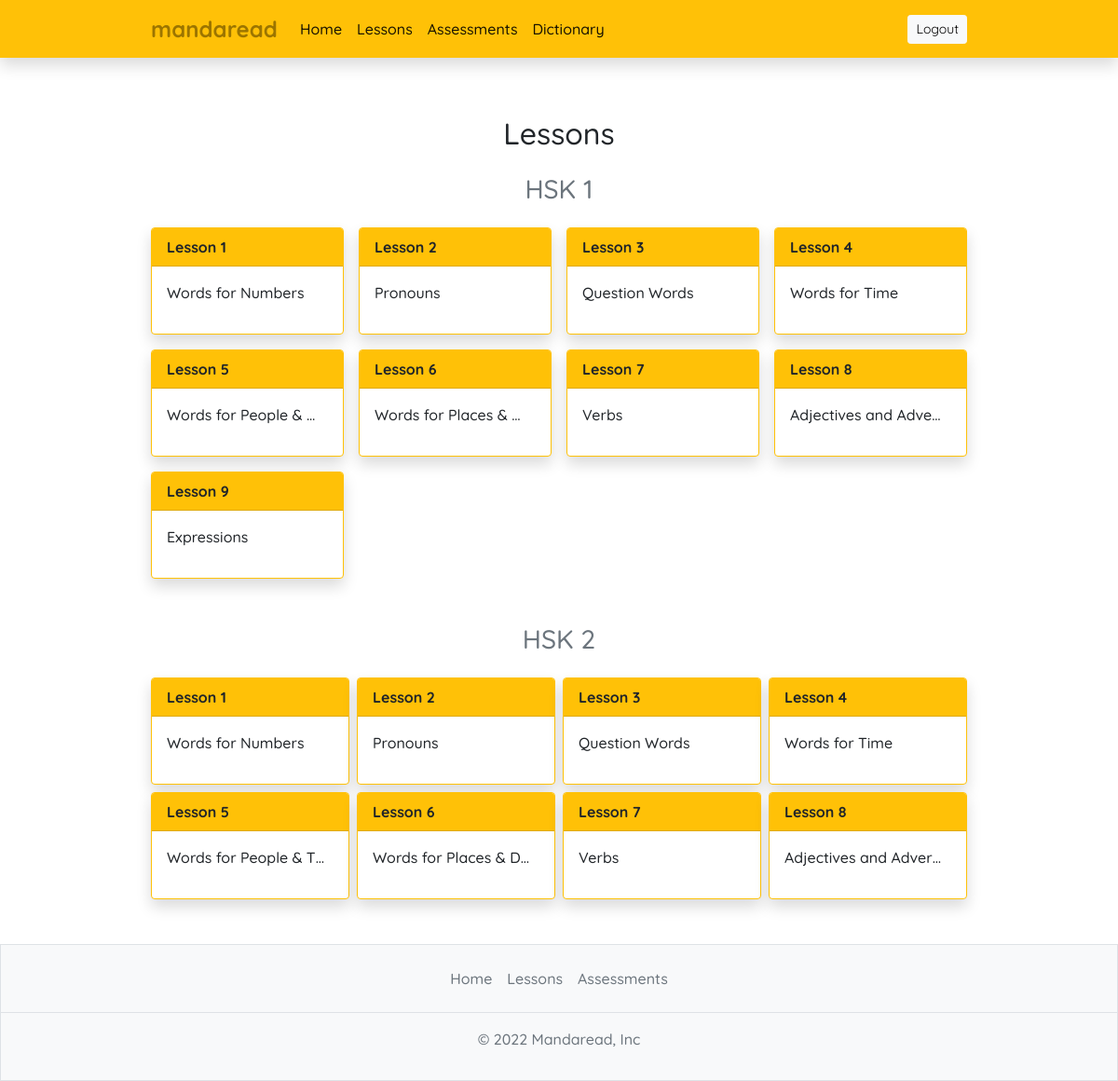
Screenshot of /lessons/ with the database file from the repository.
### lessonbank/models.py (models this page shows, shortened)
class LessonBank(models.Model):
    hsk = models.PositiveIntegerField(default=1, null=False, blank=False, validators=[MinValueValidator(1), MaxValueValidator(2)])
    title = models.CharField(max_length=255, null=False, blank=False)
    description = models.TextField(null=False, blank=False)
    read_by = models.ManyToManyField(User, blank=True)
    enable_table = models.BooleanField(default=True)

### lessonbank/views.py (the view)
# urls.py: path('', views.LessonsListView.as_view(), name='mandaread-lessons'),
class LessonsListView(ListView):
    model = LessonBank
    template_name = 'lessonbank/lessonlist.html'
    def get_context_data(self, **kwargs):
        context = super().get_context_data(**kwargs)
        context['lesson_list_1'] = LessonBank.objects.filter(hsk=1)
        context['lesson_list_2'] = LessonBank.objects.filter(hsk=2)
        return context

### lessonbank/templates/lessonbank/lessonlist.html (shortened to what this page needs)
{% extends 'mandaread/base.html' %}
{% block content %}
<div class="container mb-3 mt-4">
    <h2 class = "text-center">Lessons</h2>
</div>
<div class = "container col-12 col-lg-9 mb-5">
    <h3 class="mb-4 text-center text-muted">HSK 1</h3>
    <div class="row row-cols-2 row-cols-md-3 row-cols-lg-4 g-3">
        {% if lesson_list_1 %}
            {% for lesson in lesson_list_1 %}
                <div class="col d-flex justify-content-center align-items-center">
                    <div class="col-4 card text-white border-warning w-100 shadow" style="max-width: 18rem; height: auto;">
                        <b class="card-header text-dark bg-warning">Lesson {{ forloop.counter }}</b>
                        <div class="card-body d-flex flex-row justify-content-between">
                            <a class="text-dark me-2 mb-3 overflow-hidden text-truncate stretched-link text-decoration-none" href="{% url 'mandaread-lesson' lesson.id %}">{{ lesson.title }}</a>
                        </div>
                    </div>
                </div>
            {% endfor %}
        {% else %}
            <div class="container">
                <h4 class="text-secondary text-center">Oops! no lessons here yet!</h4>
            </div>
        {% endif %}
    </div>
</div>
<div class="container col-12 col-lg-9 mb-5">
    <h3 class="mb-4 text-center text-muted">HSK 2</h3>
    <div class="row row-cols-2 row-cols-md-3 row-cols-lg-4 g-2">
        {% if lesson_list_2 %}
            {% for lesson in lesson_list_2 %}
                <div class="col d-flex justify-content-center align-items-center">
                    <div class="col-4 card text-white border-warning w-100 shadow" style="max-width: 18rem; height: auto;">
                        <b class="card-header text-dark bg-warning">Lesson {{ forloop.counter }}</b>
                        <div class="card-body d-flex flex-row justify-content-between">
                            <a class="text-dark me-2 mb-3 overflow-hidden text-truncate stretched-link text-decoration-none" href="{% url 'mandaread-lesson' lesson.id %}">{{ lesson.title }}</a>
                        </div>
                    </div>
                </div>
            {% endfor %}
        {% else %}
            <div class = "container">
                <h4 class = "text-secondary text-center">Oops! no lessons here yet!</h4>
            </div>
        {% endif %}
    </div>
</div>
{% endblock %}

### mandaread/static/mandaread/style.css (style rules this page uses)
body { font-family: 'Quicksand', sans-serif; padding-top: 100px; font-weight: 500; }
.card, .btn-admin { z-index: 2; position: relative; }

### rows the page displays
LessonBank: title "Words for Numbers"
LessonBank: title "Pronouns"
LessonBank: title "Question Words"
LessonBank: title "Words for Time"
LessonBank: title "Words for People &…"
LessonBank: title "Words for Places &…"
LessonBank: title "Verbs"
LessonBank: title "Adjectives and Adve…"
LessonBank: title "Expressions"
LessonBank: title "Words for Numbers"
LessonBank: title "Pronouns"
LessonBank: title "Question Words"
LessonBank: title "Words for Time"
LessonBank: title "Words for People & T…"
LessonBank: title "Words for Places & D…"
LessonBank: title "Verbs"
LessonBank: title "Adjectives and Adver…"
